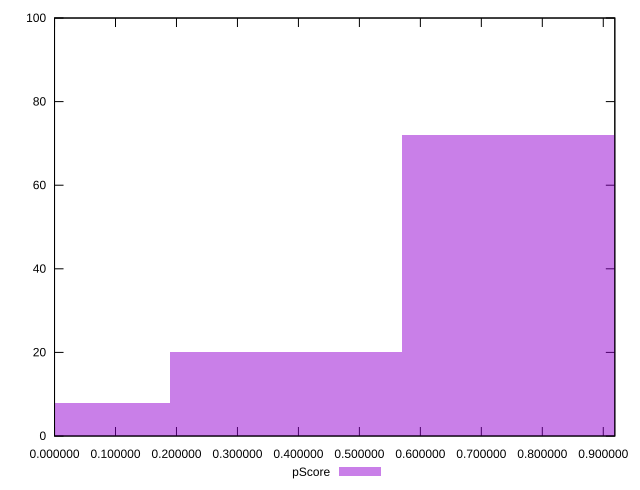

Write gnuplot code to recreate this figure.
reset

$pScore <<EOF
0.37994895990781347 20
0.7598979198156269 72
0 8
EOF

set key outside below
set boxwidth 0.37994895990781347
set xrange [0.0000021474744814620195:0.9189375176189978]
set yrange [0:100]
set trange [0:100]
set style fill transparent solid 0.5 noborder
set terminal svg size 640, 490 enhanced background rgb 'white'
set output "reprap/estimated-input-latency/samples/pages+cached/pScore/histogram.svg"

plot $pScore title "pScore" with boxes

reset
